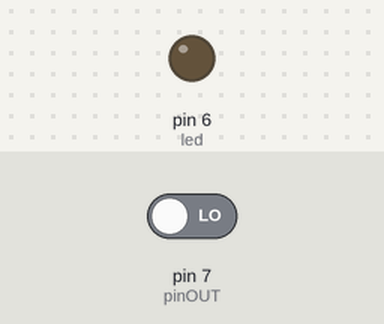
This sketch was run on a simulated Arduino Uno, built with avr-gcc and run on an emulated ATmega328P. On the bench: output pins drawn as LEDs (lit = HIGH). Inputs (shaded band) come from the test bench; at power-on: pin 7 (pinOUT) LOW.

Above: at 1.2 s.
1.3 s: pin 7 (pinOUT) driven HIGH
At 2.2 s:
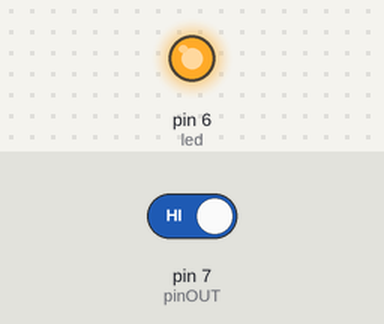
2.8 s: pin 7 (pinOUT) driven LOW
At 3.3 s:
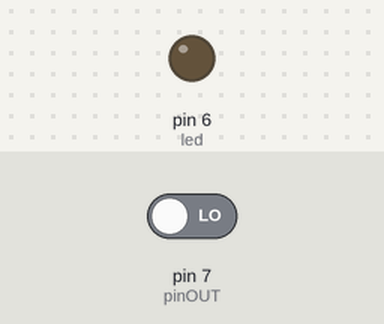
Timing chart, 0 to 5.8 s (numbered marks = the images above; inputs shaded):
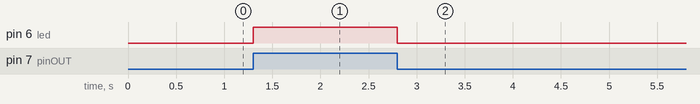

The sketch:

Exemplu_led.ino
```cpp
#define pinOUT 7 //pinul de output pentru senzor
#define led 6 //pinul pentru led

void setup() {
  Serial.begin(9600);
  pinMode(pinOUT, INPUT); //definirea senzorului
  pinMode(led, OUTPUT); //definirea ledului
}

void loop() {
  int valoare = digitalRead(pinOUT); //citirea valorilor din senzor
  if(valoare) //daca valoare = 1 => un obiect este in apropiere
    digitalWrite(led, HIGH); //porneste ledul
  else //valoare = 0 => nu exista obiecte in apropiere
    digitalWrite(led, LOW); //opreste ledul
  delay(100);
}
```

Measured:
- after the input at 1.3 s, pin 6 (led): LOW → HIGH at once
- after the input at 2.8 s, pin 6 (led): HIGH → LOW at once
